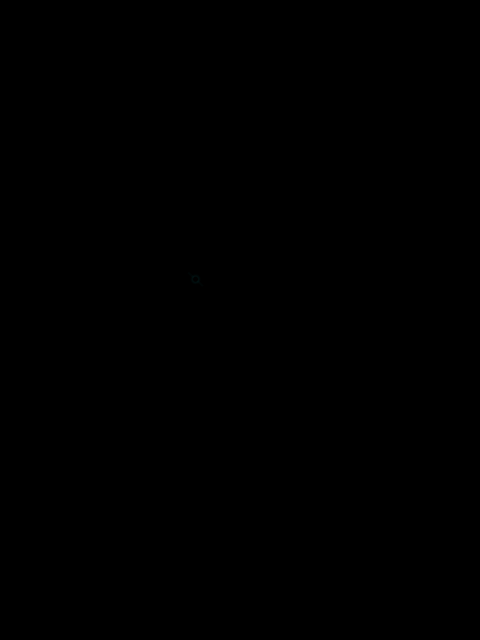
Frame 1 (no input)
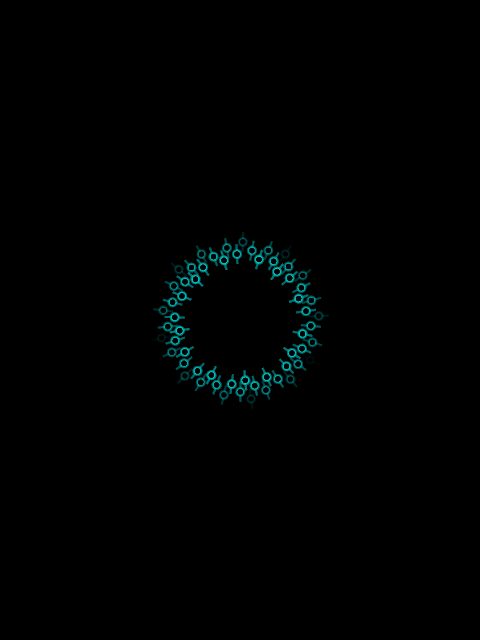
Frame 60 (the mouse pressed at the canvas centre just before this capture)
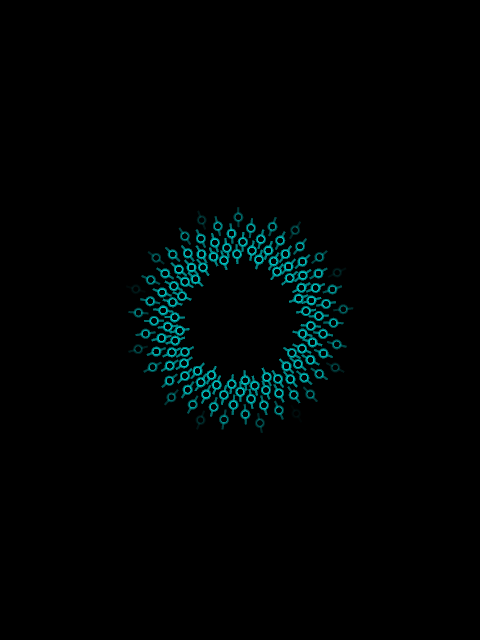
Frame 120 (the mouse held since frame 60 and released just before this capture)

The Processing sketch that drew these frames (run headless with seeded random() and noise(); from frame 60 on, the mouse is pressed at the canvas centre):

// Processing sketch: fibonacci-flower
// ── fibonacci-flower.pde
void setup() {
  size(480, 640);
  frameRate(60);
  colorMode(HSB, 360, 100, 100, 100);
  background(0);
  noStroke();
  smooth();
}

void draw() {
  fill(0, 1);
  rect(0, 0, width, height);

  int totalPetals = frameCount % 600;
  float rotation = 0.0;
  float gAngle = PI * 2 / ((sqrt(5) - 1) / 2);
  float radius = 60;
  float radiusGrowth = 1.005;  
  for (int i = 0; i < totalPetals; i++) {
    rotation += gAngle;
    radius *= radiusGrowth;
    Petal petal = new Petal();
    petal.hue = 180;
    petal.x = width / 2 + cos(rotation) * radius;
    petal.y = height / 2 + sin(rotation) * radius;
    petal.rotation = rotation;
    petal.render();
  }

  if(frameCount % 600 == 0) {setup();}
}

class Petal {
  float hue = 0;
  float x = 0.0;
  float y = 0.0;
  float rotation = 0.0;
  
  void render (){
    color baseColor = color(this.hue, 100, 70, 3);
    color detailColor = color(this.hue, 100, 100, 3);
    color trimColor = color(0);

    pushMatrix();
    translate(this.x, this.y);
    fill(baseColor);
    rotate(this.rotation);
    rect(-10, -1, 20, 2);
    ellipse(0, 0, 10, 10);
    fill(detailColor);
    ellipse(0, 0, 8, 8);
    fill(trimColor);
    ellipse(0, 0, 5, 5);
    popMatrix();
  }
}
